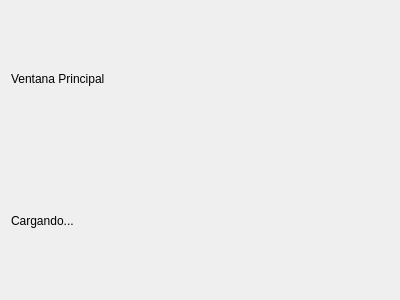
<?xml version="1.0" encoding="UTF-8"?>
<ui version="4.0">
 <class>Ventana</class>
 <widget class="QWidget" name="Ventana">
  <property name="geometry">
   <rect>
    <x>0</x>
    <y>0</y>
    <width>400</width>
    <height>300</height>
   </rect>
  </property>
  <property name="windowTitle">
   <string>Form</string>
  </property>
  <layout class="QGridLayout" name="gridLayout">
   <item row="0" column="0">
    <widget class="QLabel" name="lblTitulo">
     <property name="text">
      <string>Ventana Principal</string>
     </property>
    </widget>
   </item>
   <item row="1" column="0">
    <widget class="QLabel" name="lblContenido">
     <property name="text">
      <string>Cargando...</string>
     </property>
    </widget>
   </item>
  </layout>
 </widget>
 <resources/>
 <connections/>
</ui>
